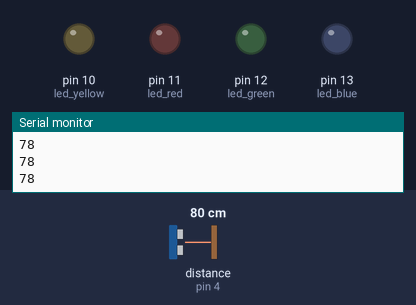
Simulated run of this sketch. Board: Arduino Uno, built with avr-gcc and run on an emulated ATmega328P. Parts: output pins drawn as LEDs (lit = HIGH), the last lines printed to the serial monitor. Wiring (inferred from the names in the program): ultrasonic range finder: trigger pin 2; echo pin 4. Inputs (shaded band) come from the test bench; at power-on: distance to the obstacle (sensor on pin 4) 80 cm. The echo pulse lasts 58.3 µs per cm; pins used as bus, display or sensor lines are not drawn.

Above: at 1.3 s.
1.4 s: distance to the obstacle (sensor on pin 4) set to 17 cm
2.9 s: distance to the obstacle (sensor on pin 4) set to 14 cm
At 4.0 s:
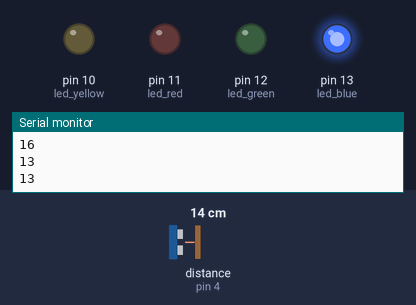
4.5 s: distance to the obstacle (sensor on pin 4) set to 12 cm
6.0 s: distance to the obstacle (sensor on pin 4) set to 9 cm
At 6.6 s:
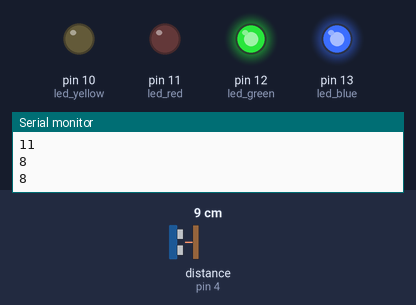
7.5 s: distance to the obstacle (sensor on pin 4) set to 6 cm
At 7.8 s:
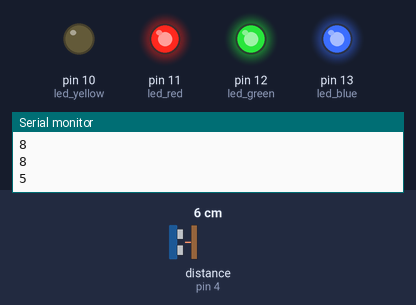
9.0 s: distance to the obstacle (sensor on pin 4) set to 18 cm
At 10.3 s:
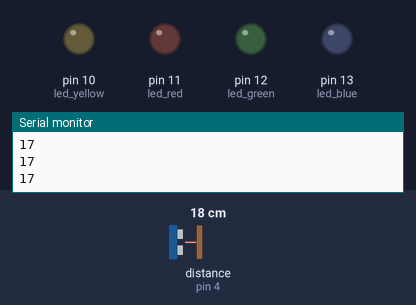
Timing chart, 0 to 11.5 s (numbered marks = the images above; inputs shaded):
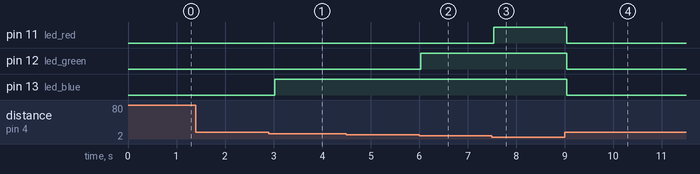

Measured:
- the behaviour switches between 16 and 15 cm on distance to the obstacle (sensor on pin 4) (found by bisection; images 0 and 1)
- the behaviour switches between 11 and 10 cm on distance to the obstacle (sensor on pin 4) (found by bisection; images 1 and 2)
- the behaviour switches between 8 and 7 cm on distance to the obstacle (sensor on pin 4) (found by bisection; images 2 and 3)
- after the input at 2.9 s, pin 13 (led_blue): LOW → HIGH after 0.12 s
- after the input at 6.0 s, pin 12 (led_green): LOW → HIGH at once
- after the input at 7.5 s, pin 11 (led_red): LOW → HIGH at once
- after the input at 9.0 s, pin 11 (led_red), pin 12 (led_green), pin 13 (led_blue): HIGH → LOW at once

The sketch:

ultrasonic_ex01.ino
```cpp
int trigPin = 2;
int echoPin = 4;
int led_blue = 13;
int led_green = 12;
int led_red = 11;
int led_yellow = 10;

void setup() {
  pinMode(trigPin, OUTPUT);
  pinMode(echoPin, INPUT);
  pinMode(led_blue, OUTPUT);
  pinMode(led_green, OUTPUT);
  pinMode(led_red, OUTPUT);
  pinMode(led_yellow, OUTPUT);

  Serial.begin(9600);
}

void loop() {
  digitalWrite(trigPin, LOW);
  delayMicroseconds(1);
  digitalWrite(trigPin, HIGH);
  delayMicroseconds(10);
  digitalWrite(trigPin, LOW);

  unsigned long  distance = (pulseIn(echoPin, HIGH) * 34000/ 1000000 ) / 2;

  Serial.println(distance);

  if(distance < 15)
  {
    digitalWrite(led_blue, HIGH);
  }
  else
  {
    digitalWrite(led_blue, LOW);
  }

  if(distance < 10)
  {
    digitalWrite(led_green, HIGH);
  }
  else
  {
    digitalWrite(led_green, LOW);
  }

  if(distance < 7)
  {
    digitalWrite(led_red, HIGH);
  }
  else
  {
    digitalWrite(led_red, LOW);
  }

  if(distance < 4)
  {
    digitalWrite(led_yellow, HIGH);
  }
  else
  {
    digitalWrite(led_yellow, LOW);
  }

  delay(500);
}
```
